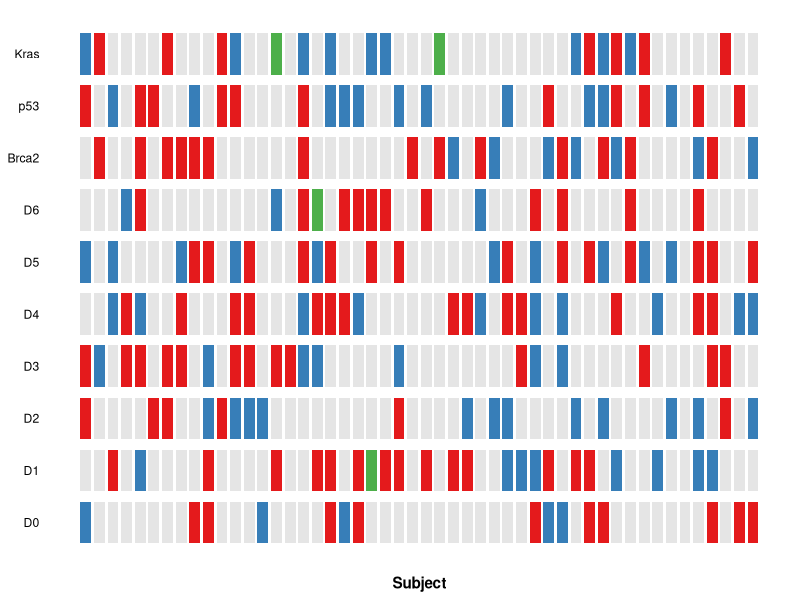

R code for this plot: (Note: this script raises an error after producing the figure.)
# example for co-mut plot 
# per http://stackoverflow.com/questions/25300822/r-plot-to-show-mutation
# with heavy modification and hacking
# read ggplot2 from Hadley Wickham for a lot of details 
# good explanation of geom_raster:
# http://rgm3.lab.nig.ac.jp/RGM/R_rdfile?f=ggplot2/man/geom_raster.Rd&d=R_CC
# geom_raster() is much faster than geom_tile()

library(ggplot2)

# data frame for mutation profile of gene, subj, mut 
# mut will be represented by NA, 0, 1, etc.  - can change to nonsynominous, etc
# geom_raster will be plotted for "mut" with 0 or 1 value but not NA
# I changed this to saying missense, nonsense, transversion to actually simulate real data
# lists 10 genes
# with 50 subjects

dat <- expand.grid(gene=1:10, subj=1:50)
dat$mut <- as.factor(sample(c(rep("Missense",300),rep("nonsense",200),rep("transversion",10)),500))
dat$mut[sample(500,300)] <- NA

# can't use geom_raster as can't set size of boxes
mut <- ggplot(dat, aes(x=subj, y=gene, height=0.8, width=0.8))
mut + geom_tile(aes(fill=mut)) + 
  #scale_fill_manual(values = c("red","orange","black"), na.value="Grey90") +
  scale_fill_brewer(palette = "Set1", na.value="Grey90") +
  scale_x_continuous(breaks=1:50) + 
  xlab("Subject") +
  scale_y_continuous(breaks=1:10,labels=c("D0","D1","D2","D3","D4","D5",
                                          "D6","Brca2","p53","Kras")) +
  guides(fill=F) +
  theme(
    axis.ticks.x=element_blank(), 
    axis.ticks.y=element_blank(),
    axis.text.x=element_blank(), 
    axis.text.y=element_text(colour="Black"), 
    axis.title.x=element_text(face="bold"), 
    axis.title.y=element_blank(),
    panel.grid.major.x=element_blank(), 
    panel.grid.major.y=element_blank(),
    panel.grid.minor.x=element_blank(), 
    panel.grid.minor.y=element_blank(), 
    panel.background=element_blank()
    )

# to set scale to -log10 for FDR 
# scale_x_continuous(trans = "-log10")
# or 
# p <- qplot(-log10(FDR), sample, data=comut_data)
# p + xlab("-log10 q-values")

#save plot data to disk 
save(mut2, file = "practice_comutplot2.rdata")
# save plot to disk
ggsave("practice_comutplot2.png",width=5, height = 3)




# alternative
ggplot(dat, aes(x=subj, y=gene, fill=mut)) + 
  geom_raster() +
  scale_fill_manual(values = c("red","orange","black"), na.value="#FFFFFF")

sessionInfo()
